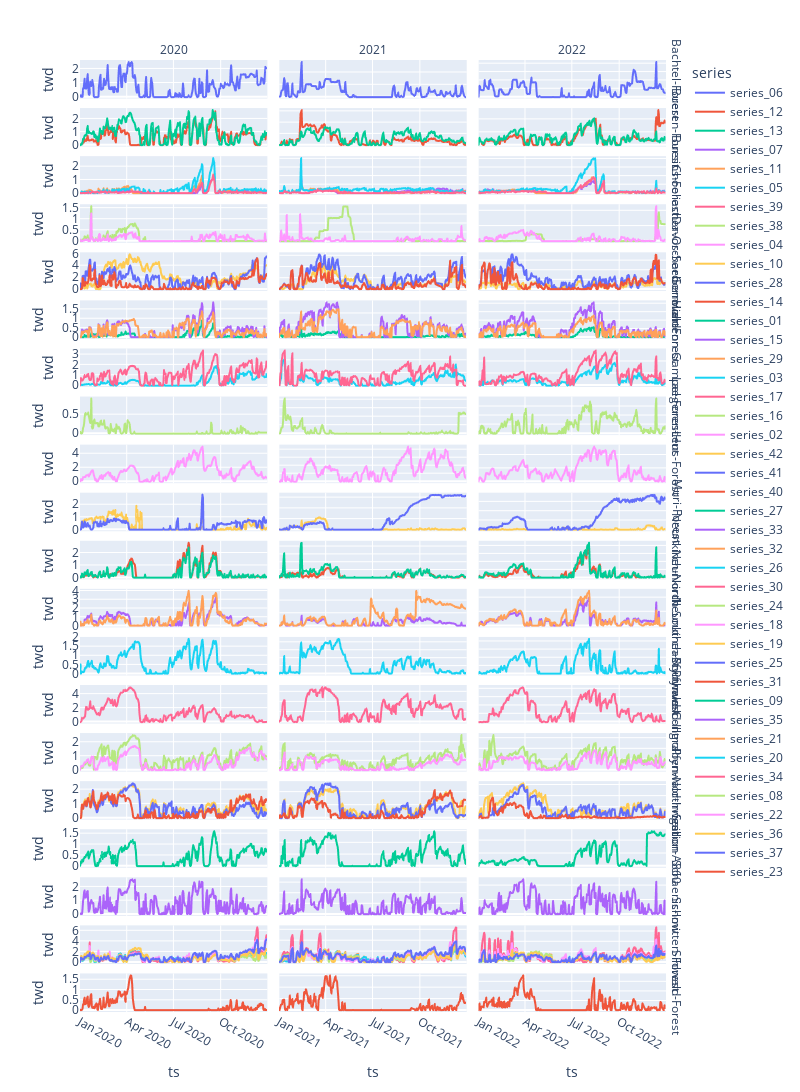

Notebook source saved alongside this figure:
### Code cell
fig = px.line(df_series_all, x='ts', y="twd", color = "series", facet_row="site_name",
            facet_col = "year",
            #   symbol="species",
            #  
            facet_row_spacing = 0.01,
                line_group = "species" )

fig.update_traces(marker=dict(size=3))
fig.for_each_annotation(lambda a: a.update(text=a.text.split("=")[-1])) 
fig.update_layout(
    height=4000,
    width=800,
)

fig.update_xaxes(matches=None)
fig.update_yaxes(matches=None)

fig.show()
